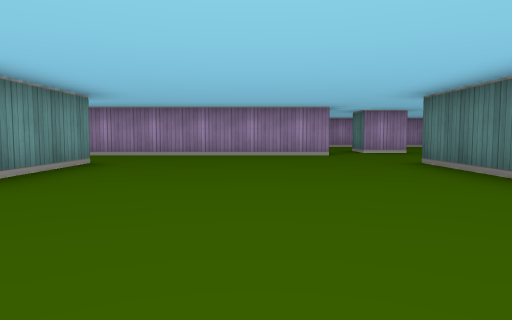
view 1 (above)

19 first-person views from a walk through a cub3D level. The camera is about half as high as the walls, tilts 4° down and sees 70° across. The floor is counted in squares. Each view is taken from the middle of a square. On the plan, view 1 faces up. The plan holds only what a view shows up to about 9 squares ahead; the rest is blank.

view 2
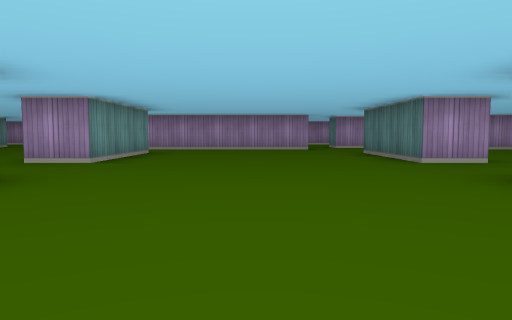

view 3
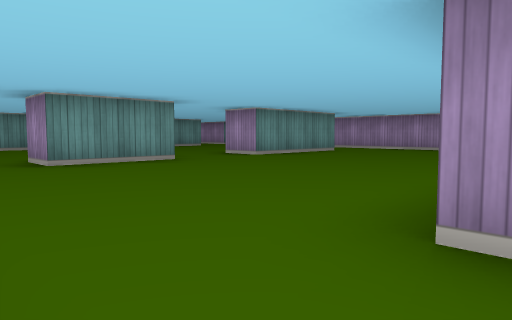

view 4
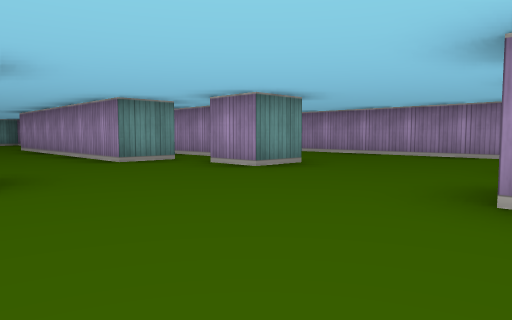

view 5
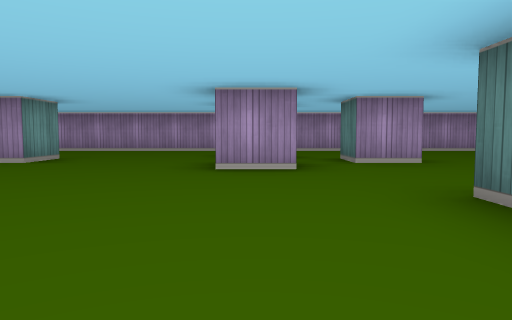

view 6
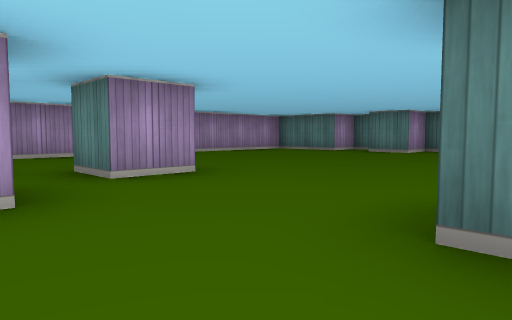

view 7
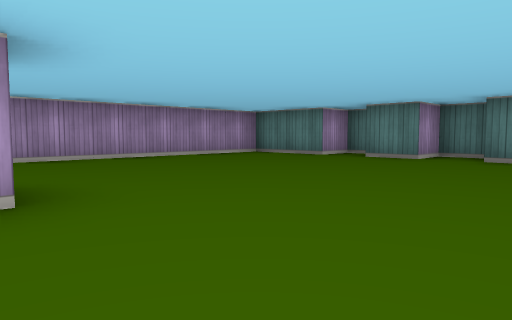

view 8
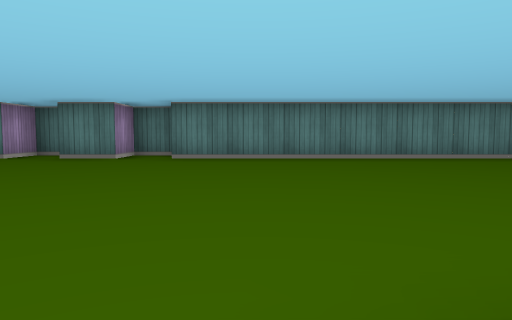

view 9
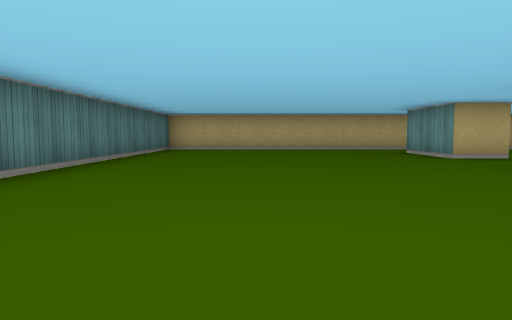

view 10
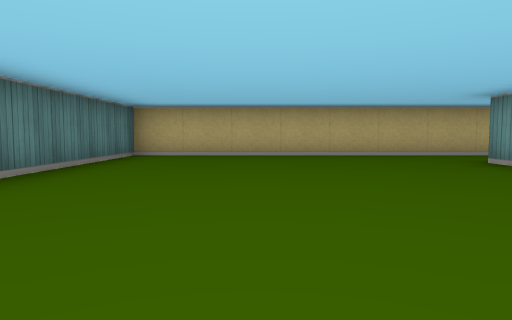

view 11
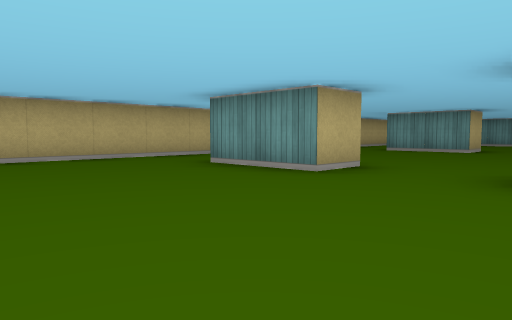

view 12
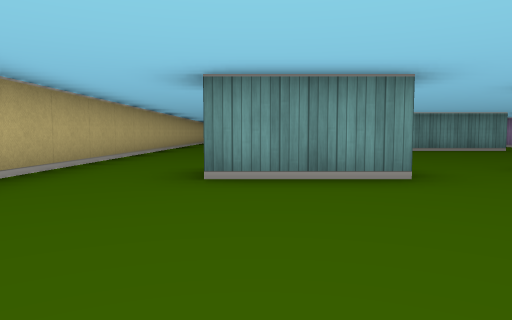

view 13
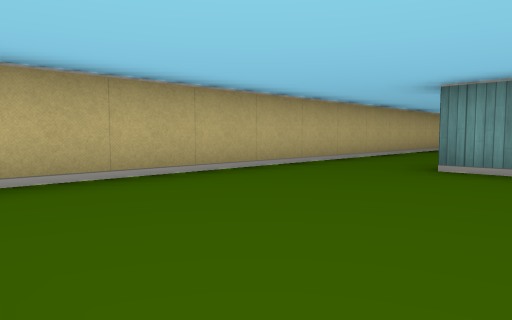

view 14
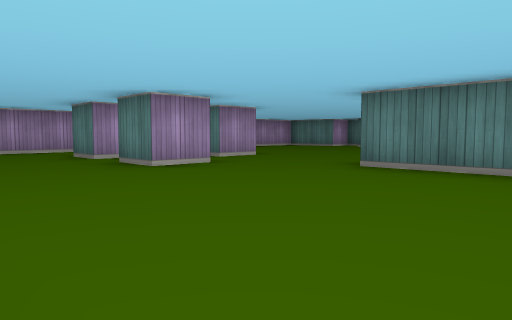

view 15
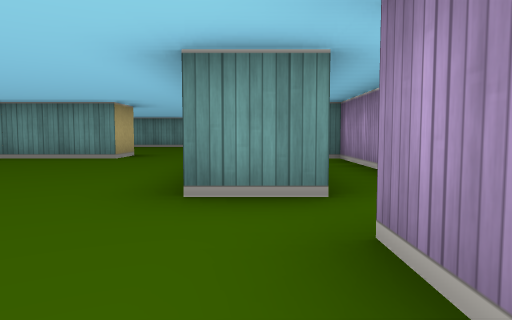

view 16
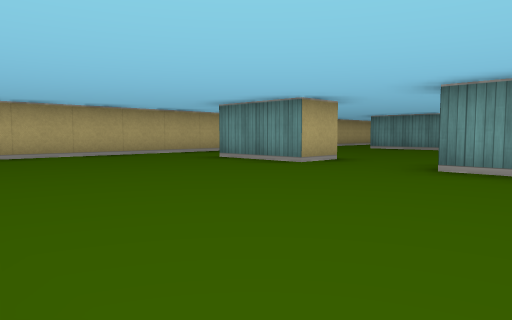

view 17
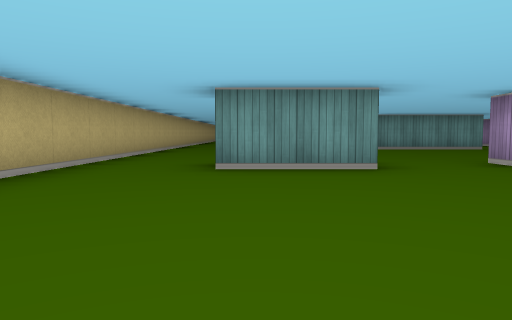

view 18
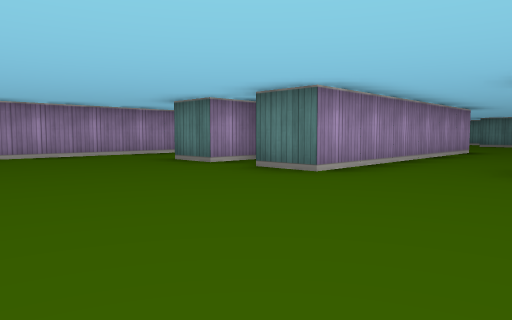

view 19
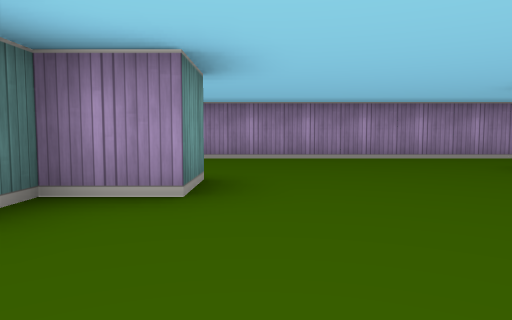

### Floor plan
Points are (right, up) in squares from view 1. A wall is a line through its corners. A room is listed if a view was taken in it or the views show most of it. See-through windows are left out.
Room 1 (views 1, 2, 16, 17)
walls: (2.5, 2.5) (2.5, 5.5); (-2.5, 0.5) (-2.5, -1.5); (-2.5, 5.5) (-2.5, 2.5); (1.5, 7.5) (-2.5, 7.5); (-2.4, -3.5) (2.6, -3.5)
ways out: opening at (2.5, 6.5) to room 2; opening at (3, -2.5) to room 2; opening at (3, 1.5) to room 2; opening at (-3, -2.5) to room 3; opening at (-3, 1.5) to room 3; opening at (-3, 6.5) to room 3
Room 2 (views 3, 4, 5, 6, 7, 8, 9, 10, 11, 12, 13, 14, 15)
walls: (8.5, 3.8) (8.5, 5.5); (7.6, 7.5) (6.5, 7.5) (6.5, 8.5); (9.6, 8.5) (8.5, 8.5) (8.5, 9.5); (8.4, 0.5) (9.5, 0.5) (9.5, -1.5); (7, 9.5) (6.5, 9.5) (6.5, 10.5); (3.6, 2.5) (2.5, 2.5); (3.5, 9.5) (3.5, 8.5) (2.5, 8.5) (2.5, 9); (2.6, 0.5) (3.5, 0.5) (3.5, -1.5); (1.5, 8.6) (1.5, 7.5); (1.2, 9.5) (-2.5, 9.5); (16.5, 7.6) (16.5, 8.5) (15.5, 8.5) (15.5, 9.5); (16.5, 10) (16.5, 10.5) (15.5, 10.5) (15.5, 12.5) (2.6, 12.5); (2.6, -3.5) (15.5, -3.5) (15.5, 7.5)
ways out: opening at (2.5, 6.5) to room 1; opening at (3, -2.5) to room 1; opening at (3, 1.5) to room 1; opening at (2.5, 11.5) to room 3
Room 3 (views 18, 19)
walls: (-3.5, 5.5) (-2.5, 5.5); (-2.5, 2.5) (-3.5, 2.5); (-2.5, 7.5) (-4.5, 7.5) (-4.5, 8.5); (-3.6, 0.5) (-2.5, 0.5); (-8.5, 9.5) (-8.5, 8.5) (-9.5, 8.5); (-3.5, 9.5) (-4.5, 9.5) (-4.5, 10.5); (-2.5, -1.5) (-3.5, -1.5); (-3.1, 12.5) (-9, 12.5); (-7.1, -3.5) (-2.4, -3.5); (2.6, 12.5) (1.6, 12.5)
ways out: opening at (-3, -2.5) to room 1; opening at (-3, 1.5) to room 1; opening at (-3, 6.5) to room 1; opening at (2.5, 11.5) to room 2; opening at (-9.5, 11.5); opening at (-9, 6.5)

Where each view was taken, in squares from view 1:
view 1: 0 up, 0 right, facing up
view 2: 3 down, 0 right, facing up
view 3: 3 down, 3 right, facing up-left
view 4: 5 up, 7 right, facing up-left
view 5: 3 up, 7 right, facing up
view 6: 5 up, 7 right, facing up-right
view 7: 6 up, 9 right, facing up-right
view 8: 6 up, 9 right, facing right
view 9: 7 up, 13 right, facing down
view 10: 4 up, 13 right, facing down
view 11: 3 up, 13 right, facing down-left
view 12: 1 down, 13 right, facing left
view 13: 0 up, 8 right, facing down-left
view 14: 3 up, 4 right, facing up-right
view 15: 8 up, 4 right, facing left
view 16: 4 up, 2 right, facing down-left
view 17: 1 down, 2 right, facing left
view 18: 5 up, 8 left, facing up-right
view 19: 6 up, 8 left, facing up
